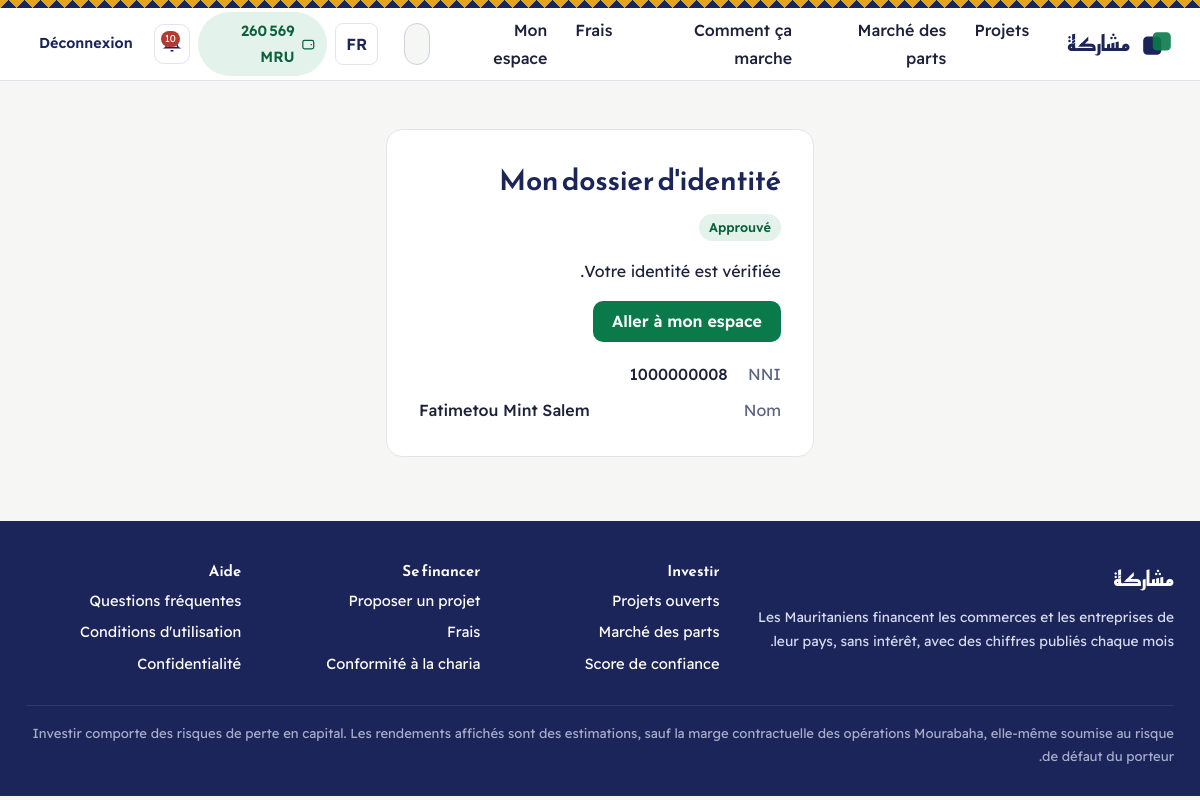
Page /accounts/identity/status/ (signed in) on the committed database.
### apps/wallet/models.py (models this page shows, shortened)
class Wallet(models.Model):
    KINDS = [("user", _("Utilisateur")), ("platform", _("Plateforme (revenus)"))]
    user = models.OneToOneField(settings.AUTH_USER_MODEL, null=True, blank=True, on_delete=models.PROTECT,
                                related_name="wallet_account")
    kind = models.CharField(max_length=10, choices=KINDS, default="user")
    balance = models.DecimalField(_("disponible"), **MONEY, default=ZERO)
    held = models.DecimalField(_("bloqué"), **MONEY, default=ZERO)
    updated_at = models.DateTimeField(auto_now=True)
    class Meta:
        verbose_name = _("portefeuille")
        verbose_name_plural = _("portefeuilles")
        constraints = [
            models.CheckConstraint(condition=models.Q(balance__gte=0), name="wallet_balance_non_negative"),
            models.CheckConstraint(condition=models.Q(held__gte=0), name="wallet_held_non_negative"),
        ]
    @classmethod
    def for_user(cls, user):
        wallet, _created = cls.objects.get_or_create(user=user, defaults={"kind": "user"})
        return wallet
    @classmethod
    def platform(cls):
        wallet = cls.objects.filter(kind="platform").first()
        if wallet is None:
            wallet = cls.objects.create(kind="platform")
        return wallet

### apps/accounts/models.py (models this page shows, shortened)
class KYCProfile(models.Model):
    class Status(models.TextChoices):
        DRAFT = "draft", _("Brouillon")
        SUBMITTED = "submitted", _("Soumis")
        APPROVED = "approved", _("Approuvé")
        REJECTED = "rejected", _("Refusé")
        RESUBMIT = "resubmit", _("Corrections demandées")
    ID_TYPES = [("cni", _("Carte nationale d'identité")), ("passport", _("Passeport")),
                ("residence", _("Carte de séjour"))]
    GENDERS = [("m", _("Homme")), ("f", _("Femme"))]
    INCOME = [("lt20k", _("Moins de 20 000 MRU / mois")), ("20-50k", _("20 000 – 50 000 MRU")),
              ("50-150k", _("50 000 – 150 000 MRU")), ("gt150k", _("Plus de 150 000 MRU"))]
    FUNDS = [("salary", _("Salaire")), ("business", _("Activité commerciale")), ("savings", _("Épargne")),
             ("family", _("Famille / transferts")), ("livestock", _("Élevage / agriculture")),
             ("pension", _("Pension")), ("other", _("Autre"))]
    EXPERIENCE = [("none", _("Aucune")), ("informal", _("Associations / tontines informelles")),
                  ("some", _("J'ai déjà investi dans des commerces")), ("pro", _("Investisseur expérimenté"))]
    PURPOSE = [("invest", _("Investir")), ("raise", _("Financer mon projet")), ("both", _("Les deux"))]
    RISK = [("low", _("Faible")), ("medium", _("Moyen")), ("high", _("Élevé"))]
    user = models.OneToOneField(settings.AUTH_USER_MODEL, on_delete=models.CASCADE, related_name="kyc")
    full_name_fr = models.CharField(_("nom complet (lettres latines)"), max_length=150)
    full_name_ar = models.CharField(_("nom complet (en arabe)"), max_length=150)
    nni = models.CharField(_("NNI"), max_length=10, unique=True, validators=[nni_validator],
                           help_text=_("Numéro national d'identification, 10 chiffres."))
    id_type = models.CharField(_("pièce d'identité"), max_length=12, choices=ID_TYPES, default="cni")
    id_number = models.CharField(_("numéro de la pièce"), max_length=30)
    id_issue_date = models.DateField(_("date de délivrance"))
    id_expiry_date = models.DateField(_("date d'expiration"))
    date_of_birth = models.DateField(_("date de naissance"))
    place_of_birth = models.CharField(_("lieu de naissance"), max_length=100)
    gender = models.CharField(_("sexe"), max_length=1, choices=GENDERS)
    nationality = models.CharField(_("nationalité"), max_length=60, default="Mauritanienne")
    wilaya = models.ForeignKey("core.Wilaya", on_delete=models.PROTECT, verbose_name=_("wilaya"))
    moughataa = models.ForeignKey("core.Moughataa", on_delete=models.PROTECT, verbose_name=_("moughataa"))
    address = models.CharField(_("quartier / adresse"), max_length=200)
    profession = models.CharField(_("profession"), max_length=100)
    employer = models.CharField(_("employeur / activité"), max_length=120, blank=True)
    monthly_income = models.CharField(_("revenu mensuel"), max_length=10, choices=INCOME)
    source_of_funds = models.CharField(_("origine des fonds"), max_length=12, choices=FUNDS)
    experience = models.CharField(_("expérience d'investissement"), max_length=10, choices=EXPERIENCE)
    purpose = models.CharField(_("vous venez pour"), max_length=8, choices=PURPOSE, default="both")
    is_pep = models.BooleanField(_("je suis (ou un proche est) une personnalité politiquement exposée"), default=False)
    id_front = models.FileField(_("pièce d'identité — recto"), upload_to=kyc_upload_to, storage=private_storage,
                                validators=[validate_document])
    id_back = models.FileField(_("pièce d'identité — verso"), upload_to=kyc_upload_to, storage=private_storage,
                               validators=[validate_document], blank=True)
    selfie = models.FileField(_("selfie en tenant la pièce"), upload_to=kyc_upload_to, storage=private_storage,
                              validators=[validate_document])
    proof_of_address = models.FileField(_("justificatif de domicile (facture SOMELEC / SNDE)"), upload_to=kyc_upload_to,
                                        storage=private_storage, validators=[validate_document], blank=True)
    status = models.CharField(_("statut"), max_length=10, choices=Status.choices, default=Status.DRAFT, db_index=True)
    risk_level = models.CharField(_("niveau de risque"), max_length=8, choices=RISK, blank=True)
    rejection_reason = models.TextField(_("motif du refus / corrections"), blank=True)
    review_notes = models.TextField(_("notes internes"), blank=True)
    submitted_at = models.DateTimeField(null=True, blank=True)
    reviewed_at = models.DateTimeField(null=True, blank=True)
    reviewed_by = models.ForeignKey(settings.AUTH_USER_MODEL, null=True, blank=True, on_delete=models.SET_NULL,
                                    related_name="+")
    terms_accepted_at = models.DateTimeField(null=True, blank=True)
    class Meta:
        verbose_name = _("dossier KYC")
        verbose_name_plural = _("dossiers KYC")

### apps/accounts/views.py (the view)
# urls.py: path("identity/status/", views.kyc_status, name="kyc_status"),
@login_required
def kyc_status(request):
    profile = KYCProfile.objects.filter(user=request.user).first()
    return render(request, "accounts/kyc_status.html", {"kyc": profile})

### apps/accounts/models.py (called while the page is built)
    @property
    def is_approved(self):
        return self.status == self.Status.APPROVED and self.is_active

### apps/core/context_processors.py (called while the page is built)
def platform(request):
    ctx = {"PLATFORM_NAME": settings.PLATFORM_NAME, "IS_RTL": get_language_bidi(), "DEBUG": settings.DEBUG}
    user = getattr(request, "user", None)
    if user is not None and user.is_authenticated:
        ctx["unread_count"] = user.notifications.filter(is_read=False).count()
        if user.is_approved:
            from apps.wallet.models import Wallet
            ctx["nav_wallet"] = Wallet.for_user(user)
    return ctx

### apps/core/templatetags/mk.py (called while the page is built)
@register.filter
def money(value, decimals=0):
    try:
        d = Decimal(value)
    except (InvalidOperation, TypeError, ValueError):
        return value
    s = f"{d:,.{int(decimals)}f}".replace(",", " ")
    return s

@register.simple_tag
def badge(status, label):
    return format_html('<span class="badge tone-{}">{}</span>', STATUS_TONE.get(status, "muted"), label)

### templates/accounts/kyc_status.html (shortened to what this page needs)
{% extends "accounts/auth_base.html" %}{% load i18n mk %}
{% block auth %}<h1>{% trans "Mon dossier d'identité" %}</h1>
{% if not kyc %}<p>{% trans "Vous n'avez pas encore envoyé votre dossier." %}</p><a class="btn" href="{% url 'accounts:kyc' %}">{% trans "Compléter mon dossier" %}</a>
{% else %}
  <p>{% badge kyc.status kyc.get_status_display %}</p>
  {% if kyc.status == "submitted" %}<p class="muted">{% blocktrans with d=kyc.submitted_at|date:"d/m/Y H:i" %}Envoyé le {{ d }}. Nous vérifions en général sous 48 h ouvrées et vous prévenons sur WhatsApp.{% endblocktrans %}</p>
  {% elif kyc.status == "approved" %}<p>{% trans "Votre identité est vérifiée." %}</p><a class="btn" href="{% url 'core:dashboard' %}">{% trans "Aller à mon espace" %}</a>
  {% elif kyc.status == "resubmit" %}<div class="note warn">{{ kyc.rejection_reason }}</div><a class="btn" style="margin-top:12px" href="{% url 'accounts:kyc' %}">{% trans "Corriger mon dossier" %}</a>
  {% else %}<div class="note bad">{{ kyc.rejection_reason }}</div>{% endif %}
  <dl class="kv" style="margin-top:18px"><dt>{% trans "NNI" %}</dt><dd class="ltr">{{ kyc.nni }}</dd><dt>{% trans "Nom" %}</dt><dd>{{ kyc.full_name_fr }}</dd></dl>
{% endif %}{% endblock %}

### templates/base.html (shortened to what this page needs)
{% load i18n static mk %}{% get_current_language as LANG %}<!doctype html>
<html lang="{{ LANG }}" dir="{% if IS_RTL %}rtl{% else %}ltr{% endif %}">
<head>
  <link rel="stylesheet" href="{% static 'css/fonts.css' %}">
  <link rel="stylesheet" href="{% static 'css/app.css' %}">
</head>
<body>
<div class="frieze" aria-hidden="true"></div>
<header class="site-header">
  <div class="wrap">
    <a class="brand" href="{% url 'core:home' %}" aria-label="Moucharaka">
      <svg viewBox="0 0 32 32" aria-hidden="true"><rect x="3" y="9" width="17" height="17" rx="4" fill="var(--ink)"/><rect x="12" y="5" width="17" height="17" rx="4" fill="var(--palm)" fill-opacity=".9"/></svg>
      <b>{% if IS_RTL %}مشاركة{% else %}Moucharaka{% endif %}</b>
    </a>
    <nav class="nav" id="main-nav" aria-label="{% trans 'Navigation principale' %}">
      {% url 'projects:explore' as u_exp %}{% url 'market:index' as u_mk %}{% url 'core:page' 'how' as u_how %}{% url 'core:page' 'fees' as u_fees %}
      <a href="{{ u_exp }}" {% if request.path == u_exp %}aria-current="page"{% endif %}>{% trans "Projets" %}</a>
      <a href="{{ u_mk }}" {% if request.path == u_mk %}aria-current="page"{% endif %}>{% trans "Marché des parts" %}</a>
      <a href="{{ u_how }}" {% if request.path == u_how %}aria-current="page"{% endif %}>{% trans "Comment ça marche" %}</a>
      <a href="{{ u_fees }}" {% if request.path == u_fees %}aria-current="page"{% endif %}>{% trans "Frais" %}</a>
      {% if user.is_authenticated %}
        <a href="{% url 'core:dashboard' %}">{% trans "Mon espace" %}</a>
      {% endif %}
    </nav>
    <form class="header-search" action="{% url 'search' %}" method="get" role="search">
      <input id="hs" type="search" name="q" value="{{ request.GET.q|default:'' }}" placeholder="{% trans 'Projet, ID (MP-…), porteur…' %}" autocomplete="off">
    </form>
    <div class="header-end">
      <form class="lang-form" action="{% url 'set_language' %}" method="post">{% csrf_token %}
        {% if LANG == "ar" %}<button name="language" value="fr" lang="fr" title="Français">FR</button>
        {% else %}<button name="language" value="ar" lang="ar" title="العربية">ع</button>{% endif %}
      </form>
      {% if user.is_authenticated %}
        {% if nav_wallet %}<a class="wallet-chip" href="{% url 'wallet:home' %}" title="{% trans 'Portefeuille' %}"><svg width="16" height="16" viewBox="0 0 24 24" fill="none" stroke="currentColor" stroke-width="2" aria-hidden="true"><rect x="3" y="6" width="18" height="14" rx="3"/><path d="M16 13h2"/></svg><span class="num">{{ nav_wallet.balance|money }} MRU</span></a>{% endif %}
        <a class="icon-btn" href="{% url 'core:notifications' %}" aria-label="{% trans 'Notifications' %}">
          {% if unread_count %}<span class="dot">{{ unread_count }}</span>{% endif %}
        </a>
        <form action="{% url 'accounts:logout' %}" method="post">{% csrf_token %}<button class="btn ghost small">{% trans "Déconnexion" %}</button></form>
      {% else %}
        <a class="btn ghost small" href="{% url 'accounts:login' %}">{% trans "Connexion" %}</a>
        <a class="btn small" href="{% url 'accounts:register' %}">{% trans "Créer un compte" %}</a>
      {% endif %}
    </div>
  </div>
</header>
<main id="main">{% block content %}{% endblock %}</main>
<footer class="site-footer">
  <div class="wrap">
    <div class="cols">
      <div>
        <b style="font-family:var(--display);font-size:1.3rem;color:#fff">{% if IS_RTL %}مشاركة{% else %}Moucharaka{% endif %}</b>
        <p class="small" style="margin-top:8px">{% trans "Les Mauritaniens financent les commerces et les entreprises de leur pays, sans intérêt, avec des chiffres publiés chaque mois." %}</p>
      </div>
      <div><h4>{% trans "Investir" %}</h4><ul>
        <li><a href="{% url 'projects:explore' %}">{% trans "Projets ouverts" %}</a></li>
        <li><a href="{% url 'market:index' %}">{% trans "Marché des parts" %}</a></li>
        <li><a href="{% url 'trust:method' %}">{% trans "Score de confiance" %}</a></li></ul></div>
      <div><h4>{% trans "Se financer" %}</h4><ul>
        <li><a href="{% url 'projects:new' %}">{% trans "Proposer un projet" %}</a></li>
        <li><a href="{% url 'core:page' 'fees' %}">{% trans "Frais" %}</a></li>
        <li><a href="{% url 'core:page' 'sharia' %}">{% trans "Conformité à la charia" %}</a></li></ul></div>
      <div><h4>{% trans "Aide" %}</h4><ul>
        <li><a href="{% url 'core:page' 'faq' %}">{% trans "Questions fréquentes" %}</a></li>
        <li><a href="{% url 'core:page' 'terms' %}">{% trans "Conditions d'utilisation" %}</a></li>
        <li><a href="{% url 'core:page' 'privacy' %}">{% trans "Confidentialité" %}</a></li></ul></div>
    </div>
    <div class="legal">{% trans "Investir comporte des risques de perte en capital. Les rendements affichés sont des estimations, sauf la marge contractuelle des opérations Mourabaha, elle-même soumise au risque de défaut du porteur." %}</div>
  </div>
</footer>
</body>
</html>

### rows in the picture
Wallet: balance "260 569"
KYCProfile: status "Approuvé", nni "1000000008", full_name_fr "Fatimetou Mint Salem"

### other values in the picture
{{ unread_count }} "10"
